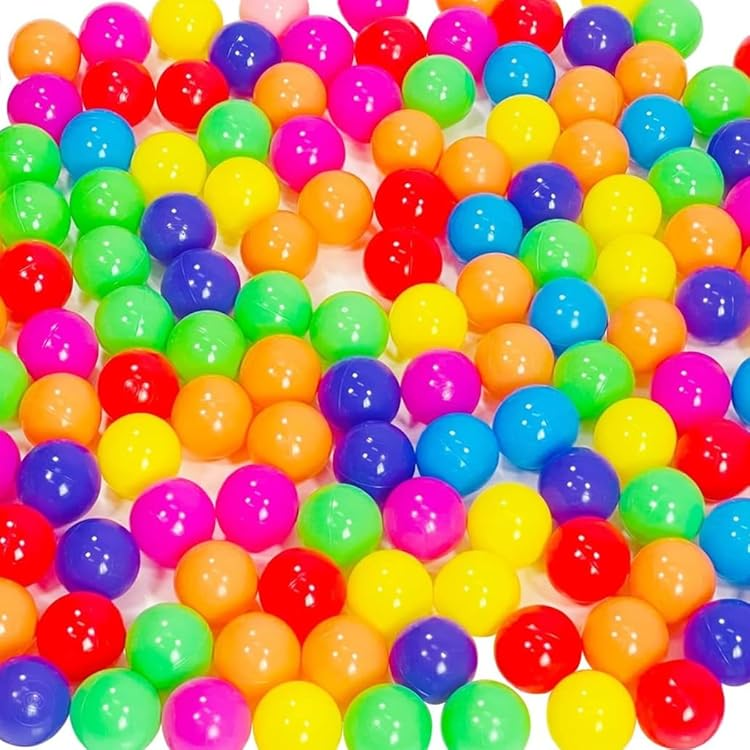
#> input picture day2/ball_colors.jpg, 750 x 750 px
$ python cv08.py
#> lines starting #> are read from the running program, lines starting #| are printed output that depends on the picture; after the words box and inside, x2 and y2 are one past the last pixel; in counts of white or black regions, pixels touching at a corner belong together
#Object Detection
import cv2
import numpy

while True:
    img = cv2.imread("ball_colors.jpg")
#> img is the input picture: shape (750, 750, 3); mean B, G, R 97.7, 134.9, 185.3
    img = cv2.resize(img,(600,600))
#> img: shape (600, 600, 3)

    #https://redketchup.io/color-picker BGR
    lower = numpy.array([175, 56, 61]) #เข้มที่สุด
    upper = numpy.array([230, 67, 75]) #จางที่สุด

    mask = cv2.inRange(img,lower,upper)
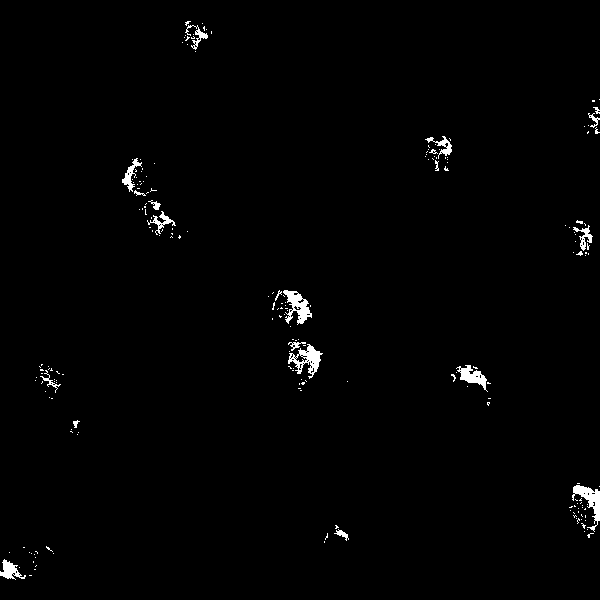
#> mask: shape (600, 600); 1.1% white; 207 white regions (186 under 20 px), largest, box (x1, y1, x2, y2) and area: (283, 290, 312, 325) 484, (288, 344, 323, 379) 480, (572, 485, 600, 532) 472
    result = cv2.bitwise_and(img,img,mask=mask)

    if cv2.waitKey(0) & 0xFF == ord("e"):
#> (key e is pressed here)
        break

    cv2.imshow("Orginal",img)
    cv2.imshow("Mask",mask)
    cv2.imshow("Result",result)

cv2.destroyAllWindows()
